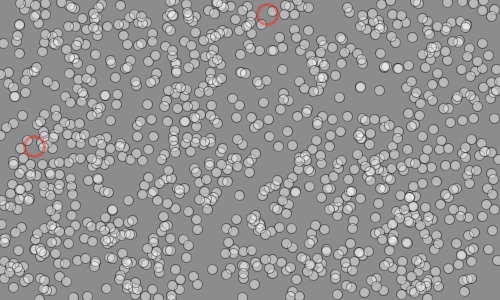
Frame 1 (no input)
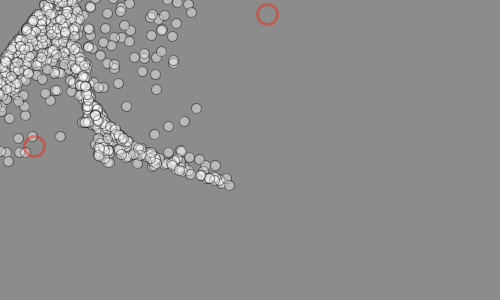
Frame 60 (the mouse pressed at the canvas centre just before this capture)
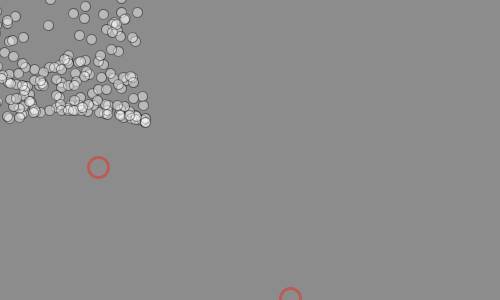
Frame 120 (the mouse held since frame 60 and released just before this capture)

The Processing sketch that drew these frames (run headless with seeded random() and noise(); from frame 60 on, the mouse is pressed at the canvas centre):

// Processing sketch: membrane
// ── membrane.pde
// Dec 2008 
// http://www.abandonedart.org
// http://www.zenbullets.com
//
// This work is licensed under a Creative Commons 3.0 License.
// (Attribution - NonCommerical - ShareAlike)
// http://creativecommons.org/licenses/by-nc-sa/3.0/
// 
// This basically means, you are free to use it as long as you:
// 1. give http://www.zenbullets.com a credit
// 2. don't use it for commercial gain
// 3. share anything you create with it in the same way I have
//
// These conditions can be waived if you want to do something groovy with it 
// though, so feel free to email me via http://www.zenbullets.com

//================================= global vars

float _boost = 0.02;
int _num = 1000;
int _nodes = 5;
Particle[] _dotArr = new Particle[_num];
Node[] _nodeArr = new Node[_nodes];

//================================= init

void setup(){
  size(500, 300);
  smooth(); 
  frameRate(12);
  restart();
}

void restart() {
  clearBackground();
  for(int i=0;i<_num;i++){
    _dotArr[i]=new Particle();
  }
  for(int i=0;i<_nodes;i++){
    _nodeArr[i]=new Node();
  }
}

void clearBackground() {
  background(140);
}

//================================= frame loop

void draw(){
  clearBackground();
  for(int i=0;i<_num;i++){
    _dotArr[i].update();
    _dotArr[i].drawMe();
  }
  for(int i=0;i<_nodes;i++){
    _nodeArr[i].drawMe();
  }  
}

//================================= interaction

void mousePressed(){
  restart();
}

//================================= objects

class Particle {
  float xpos,ypos,vx,vy,gain;
  Particle() {
    xpos=random(width);
    ypos=random(height);
  }
  
  void update(){
    for(int i=0; i<_nodes; i++){
      gain = dist(xpos, ypos, _nodeArr[i].xpos, _nodeArr[i].ypos);
      if (gain > 1) {
        vx+=((_nodeArr[i].xpos-xpos) * _boost) /gain;
        vy+=((_nodeArr[i].ypos-ypos) * _boost) /gain;
        xpos += vx;
        ypos += vy;
      }
    }
  }
  
  void drawMe() {
  	strokeWeight(1);
    stroke(0,100);
    fill(255, 100);
    ellipse(xpos,ypos,10,10);
  }
}

class Node {
  float xpos,ypos;
  
  Node(){
    xpos = random(-100, width+100);
    ypos = random(-100, height+100);
  }
  
  void drawMe() {
    strokeWeight(3);
    noFill();
    stroke(255,20,0, 100);
    ellipse(xpos,ypos,20,20);
  }
    
}
